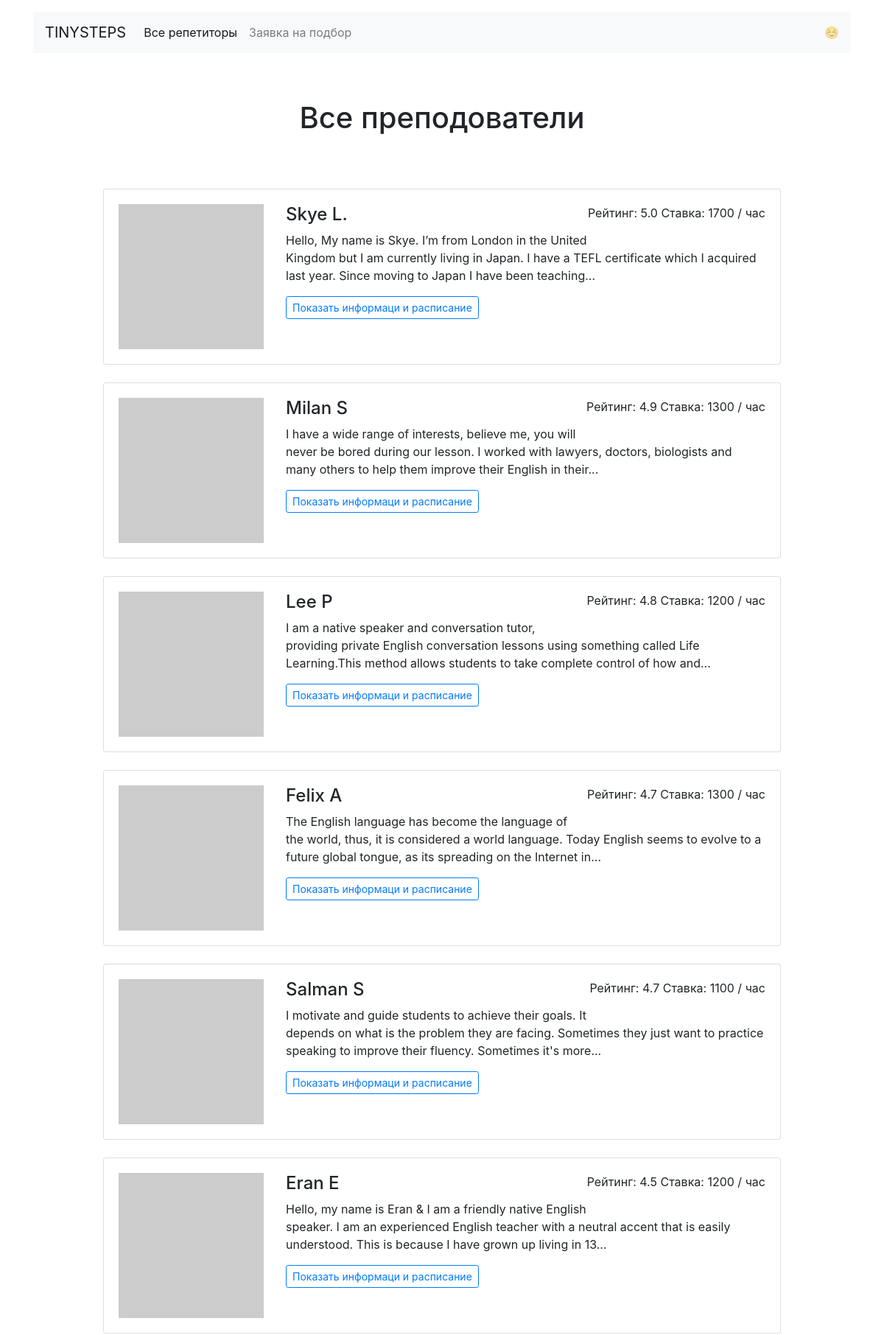
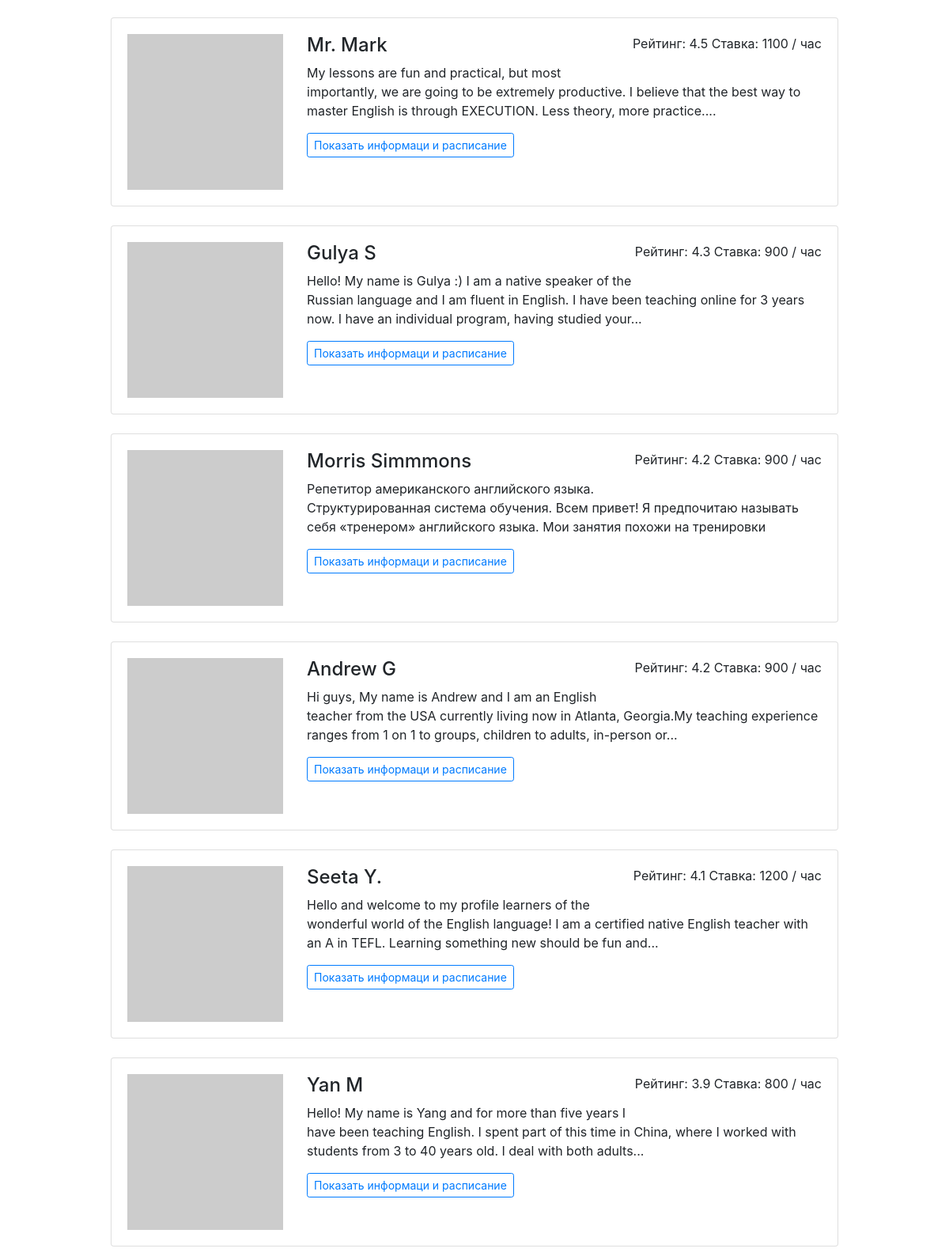
Page /all/ (upper part) on the committed database (2 pictures, top to bottom).
### app.py (models this page shows)
class Teacher(db.Model):
    __tablename__ = 'teachers'
    id = db.Column(db.Integer, primary_key=True)
    name = db.Column(db.String(100), unique=True, nullable=False)
    about = db.Column(db.Text, nullable=False)
    rating = db.Column(db.Float, nullable=False)
    picture = db.Column(db.String(550), nullable=False)
    price = db.Column(db.Integer, nullable=False)
    goal = db.Column(db.String(350), nullable=False)
    free = db.Column(db.String(1000), nullable=False)
    reverse = db.relationship('Reserve')

### app.py (the view)
@app.route('/all/')
def render_all_profiles():
    return render_template('all_profile.html', teachers=db.session.query(Teacher).all())

### templates/all_profile.html (shortened to what this page needs)
{% extends 'base.html' %}
{% block conteiner %}
  <main class="container mt-3">
    <h1 class="h1 text-center w-50 mx-auto mt-1 py-5 mb-4">Все преподователи</div></h1>
      <div class="row">
      <div class="col-12 col-lg-10 offset-lg-1 m-auto">
        {% for teacher in teachers|sort(attribute="rating", reverse=True) %}
        <div class="card mb-4">
          <div class="card-body">
            <div class="row">
              <div class="col-3"><img src="{{ teacher.picture }}" class="img-fluid" alt=""></div>
              <div class="col-9">
                <p class="float-right">Рейтинг: {{ teacher.rating}} Ставка: {{ teacher.price}} / час</p>
                <h2 class="h4">{{ teacher.name}}</h2>
                <p>{{ teacher.about|truncate(200) }}</p>
                <a href="/profiles/{{ teacher.id }}/" class="btn btn-outline-primary btn-sm mr-3 mb-2">Показать информаци и расписание</a>
              </div>
            </div>
          </div>
        </div>
        {% endfor %}
      </div>
    </div>
  </main>
{% endblock %}

### rows in the picture
Teacher: rating "5.0", price "1700", name "Skye L.", about "Hello, My name is Skye. I’m from London in the United Kingdom but I am currently living in Japan. I have a TEFL certificate which I acquired last year. Since moving to Japan I have been teaching..."
Teacher: rating "4.9", price "1300", name "Milan S", about "I have a wide range of interests, believe me, you will never be bored during our lesson. I worked with lawyers, doctors, biologists and many others to help them improve their English in their..."
Teacher: rating "4.8", price "1200", name "Lee P", about "I am a native speaker and conversation tutor, providing private English conversation lessons using something called Life Learning.This method allows students to take complete control of how and..."
Teacher: rating "4.7", price "1300", name "Felix A", about "The English language has become the language of the world, thus, it is considered a world language. Today English seems to evolve to a future global tongue, as its spreading on the Internet in..."
Teacher: rating "4.7", price "1100", name "Salman S", about "I motivate and guide students to achieve their goals. It depends on what is the problem they are facing. Sometimes they just want to practice speaking to improve their fluency. Sometimes it's more..."
Teacher: rating "4.5", price "1200", name "Eran E", about "Hello, my name is Eran & I am a friendly native English speaker. I am an experienced English teacher with a neutral accent that is easily understood. This is because I have grown up living in 13..."
Teacher: rating "4.5", price "1100", name "Mr. Mark", about "My lessons are fun and practical, but most importantly, we are going to be extremely productive. I believe that the best way to master English is through EXECUTION. Less theory, more practice...."
Teacher: rating "4.3", price "900", name "Gulya S", about "Hello! My name is Gulya :) I am a native speaker of the Russian language and I am fluent in English. I have been teaching online for 3 years now. I have an individual program, having studied your..."
Teacher: rating "4.2", price "900", name "Morris Simmmons", about "Репетитор американского английского языка. Структурированная система обучения. Всем привет! Я предпочитаю называть себя «тренером» английского языка. Мои занятия похожи на тренировки"
Teacher: rating "4.2", price "900", name "Andrew G", about "Hi guys, My name is Andrew and I am an English teacher from the USA currently living now in Atlanta, Georgia.My teaching experience ranges from 1 on 1 to groups, children to adults, in-person or..."
Teacher: rating "4.1", price "1200", name "Seeta Y.", about "Hello and welcome to my profile learners of the wonderful world of the English language! I am a certified native English teacher with an A in TEFL. Learning something new should be fun and..."
Teacher: rating "3.9", price "800", name "Yan M", about "Hello! My name is Yang and for more than five years I have been teaching English. I spent part of this time in China, where I worked with students from 3 to 40 years old. I deal with both adults..."
